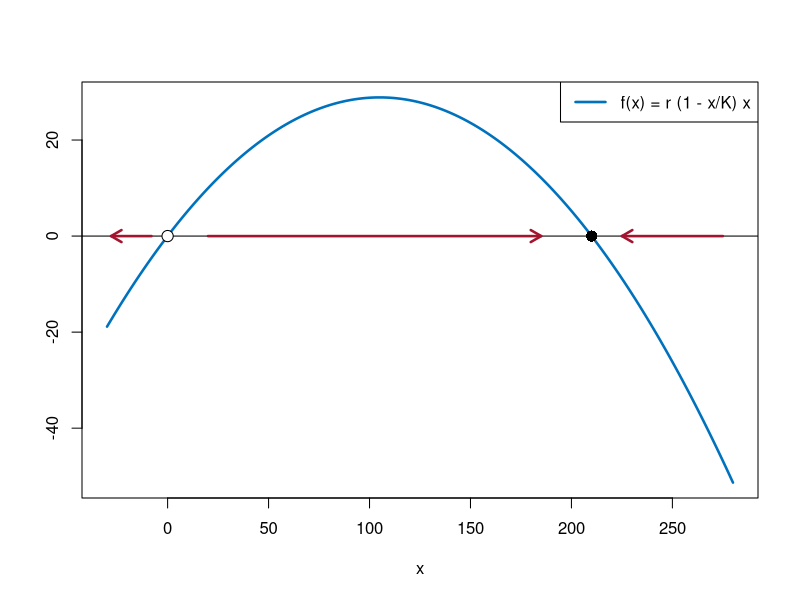

Generate this figure with R:
# Abb. 3.14: Phasenlinie des logistischen Modells (Buch, Abschnitt 3.3, Gl. 3.22)
# f(x) = r (1 - x/K) x mit r = 0.55, K = 210; wo f > 0 ist, wächst x (Pfeil nach rechts), wo f < 0 ist, fällt x
# (c) 2026 Philipp Kügler · Programm zum Buch „Dynamische Systeme in den Lebenswissenschaften“ · MIT-Lizenz (siehe LICENSE)
r <- 0.55; K <- 210
f <- function(x) r * (1 - x / K) * x
df <- function(x) r * (1 - 2 * x / K)    # Ableitung f'(x)
x <- seq(-30, 280, length.out = 400)
plot(x, f(x), type = "l", col = rgb(0, 0.447, 0.741), lwd = 2.5, xlab = "x", ylab = "")
abline(h = 0)
arrows(c(20, 275, -8), 0, c(185, 225, -28), 0, col = rgb(0.64, 0.08, 0.18), lwd = 2.5, length = 0.12)   # Phasenlinie
points(0, 0, pch = 21, bg = "white", cex = 1.5); points(K, 0, pch = 16, cex = 1.5)
for (xs in c(0, K)) cat(sprintf("x* = %3d: f'(x*) = %5.2f -> %s\n", xs, df(xs), if (df(xs) < 0) "stabil" else "instabil"))
legend("topright", legend = "f(x) = r (1 - x/K) x", col = rgb(0, 0.447, 0.741), lwd = 2.5)
